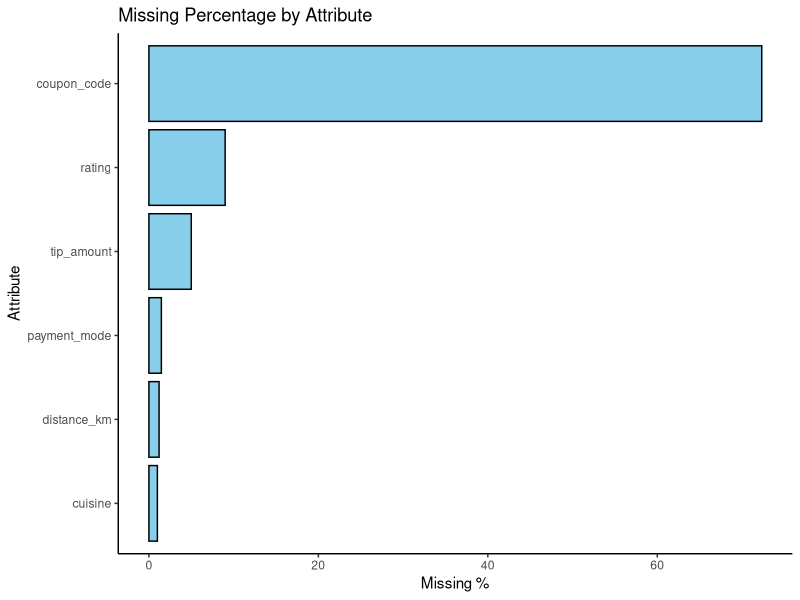
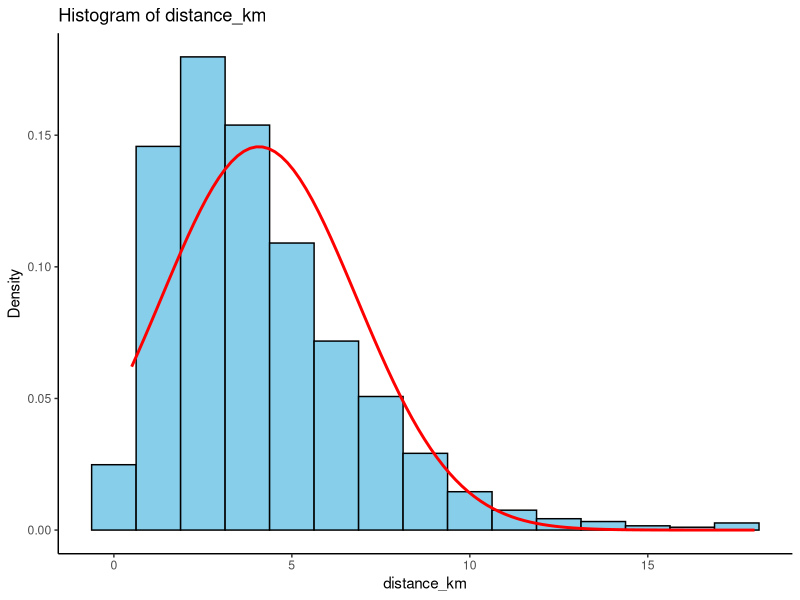
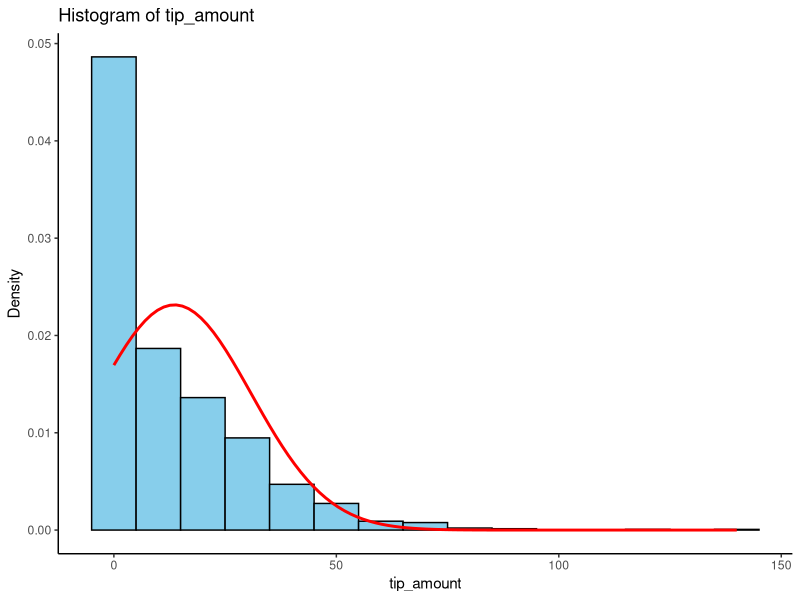
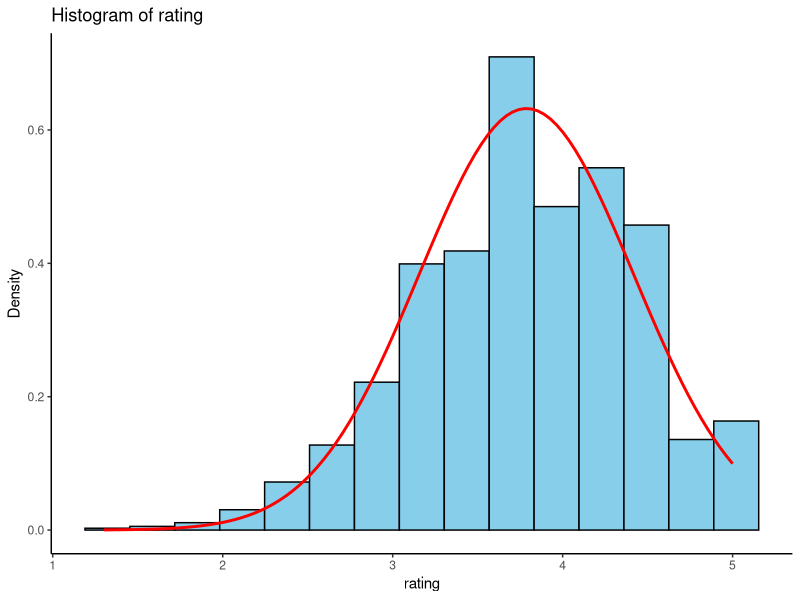
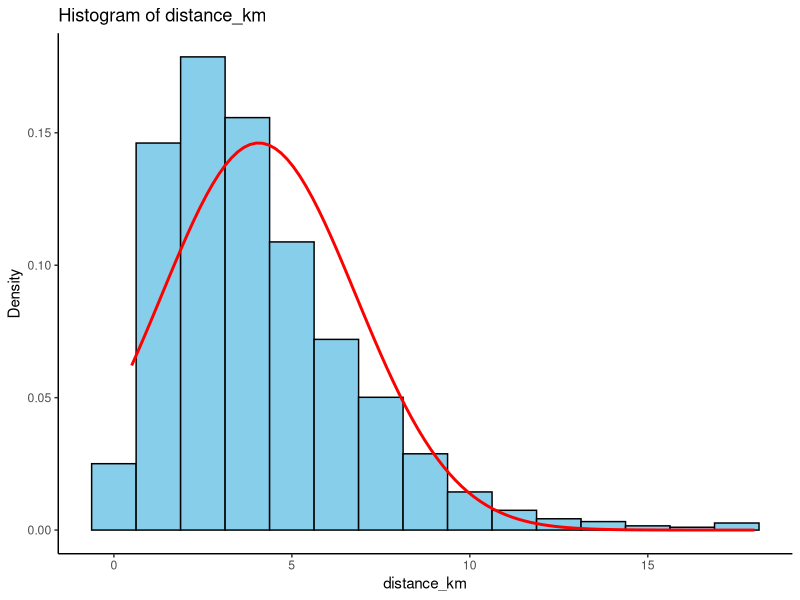
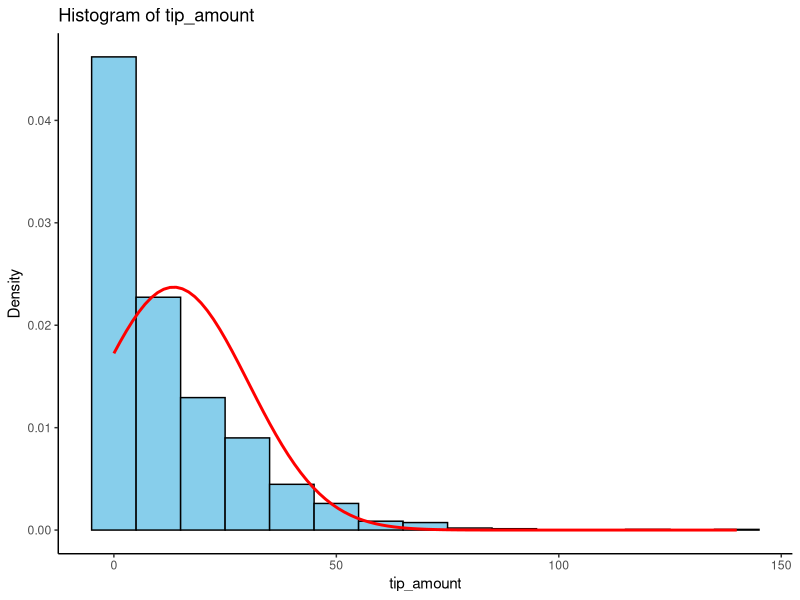
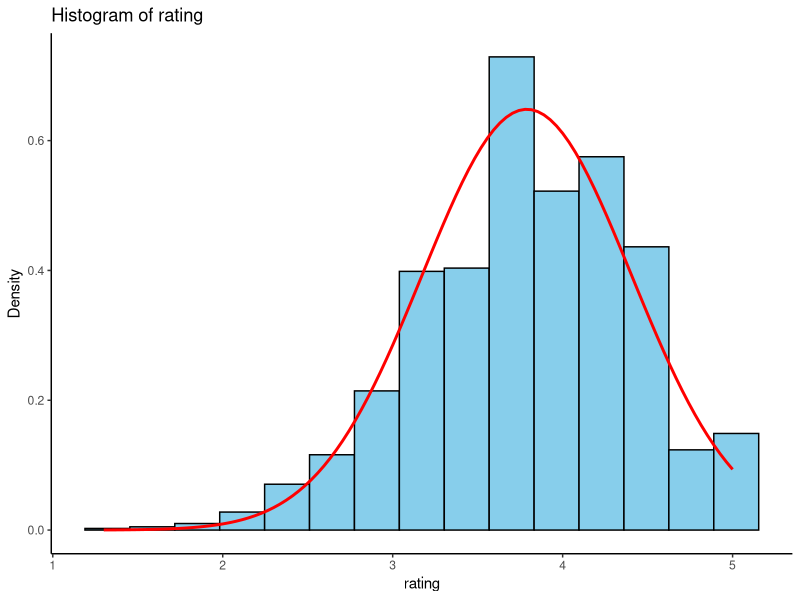
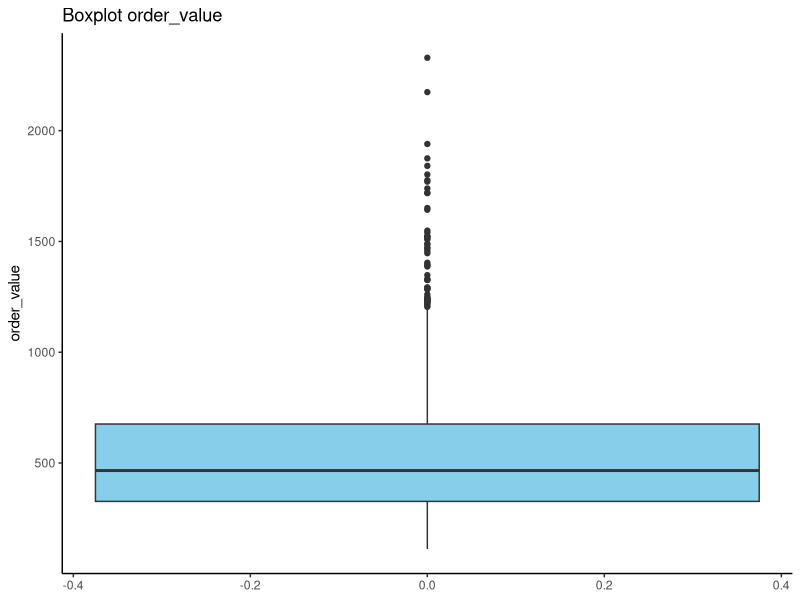

These charts were generated, in order, by the following R code:
# ==========================================================
# HYDERABAD FOOD DELIVERY - DATA PREPROCESSING (R)
# ==========================================================

# ---------- SECTION A: Setup and loading ----------
library(dplyr)
library(ggplot2)
library(e1071)                 # for skewness()

# setwd("your/folder/path")    # set this to the folder containing the CSV

raw  <- read.csv("hyd_food_delivery.csv", na.strings = c("", "NA"))
data <- raw                    # we work on 'data'; 'raw' stays untouched

dim(data)
str(data)
summary(data)

# ---------- SECTION B: Functions used throughout ----------

# B1. Table of missing values per column
missing_summary <- function(df) {
  counts <- colSums(is.na(df))
  out <- data.frame(attribute = names(counts),
                    missing_values = as.integer(counts),
                    missing_percentages = round(100 * as.numeric(counts) / nrow(df), 2))
  out[out$missing_values > 0, ]
}

# B2. Most frequent value of a column (the mode)
get_mode <- function(x) {
  x <- x[!is.na(x)]
  names(sort(table(x), decreasing = TRUE))[1]
}

# B3. Fill missing values with the median
fill_median <- function(x) {
  x[is.na(x)] <- median(x, na.rm = TRUE)
  x
}

# B4. Fill missing values using a linear model
#     target     = column to fill, predictors = columns used to predict it
#     low / high = valid range, so predictions can't be impossible
impute_lm <- function(df, target, predictors, low, high) {
  fit <- lm(reformulate(predictors, response = target), data = df)
  cat(target, "- R-squared of the model:", round(summary(fit)$r.squared, 3), "\n")
  miss <- is.na(df[[target]])
  pred <- predict(fit, newdata = df[miss, ])
  pred <- round(pmin(pmax(pred, low), high), 1)
  df[[target]][miss] <- pred
  df
}

# B5. IQR fences for a column
iqr_bounds <- function(x) {
  q <- quantile(x, c(0.25, 0.75), na.rm = TRUE)
  i <- q[[2]] - q[[1]]
  c(lower = q[[1]] - 1.5 * i, upper = q[[2]] + 1.5 * i)
}

# B6. Cap values at the IQR fences
cap_iqr <- function(x) {
  b <- iqr_bounds(x)
  pmin(pmax(x, b[["lower"]]), b[["upper"]])
}

# B7. Scaling functions
min_max_scale <- function(x) (x - min(x)) / (max(x) - min(x))
z_score_scale <- function(x) (x - mean(x)) / sd(x)

# B8. Plot functions (one column at a time; we call them in loops)
plot_hist <- function(df, col, bins = 15) {
  ggplot(df, aes(x = .data[[col]])) +
    geom_histogram(aes(y = after_stat(density)), bins = bins,
                   fill = "skyblue", color = "black") +
    stat_function(fun = dnorm,
                  args = list(mean = mean(df[[col]], na.rm = TRUE),
                              sd = sd(df[[col]], na.rm = TRUE)),
                  color = "red", linewidth = 1) +
    labs(title = paste("Histogram of", col), x = col, y = "Density") +
    theme_classic()
}

plot_box <- function(df, col, title_prefix = "Boxplot", fill_color = "skyblue") {
  ggplot(df, aes(y = .data[[col]])) +
    geom_boxplot(fill = fill_color) +
    labs(title = paste(title_prefix, col), y = col) +
    theme_classic()
}

# ---------- SECTION C: Cleaning (types, text, duplicates) ----------

# C1. Fix the date type
data$order_date <- as.Date(data$order_date)

# C2. Standardise text: trim spaces and make UPPERCASE (order_id left alone)
text_cols <- setdiff(names(data)[sapply(data, is.character)], "order_id")
for (col in text_cols) {
  data[[col]] <- toupper(trimws(data[[col]]))
}
lapply(data[text_cols], unique)     # check: each column should show clean labels

# C3. Remove duplicates (order_id is the primary key)
sum(duplicated(data$order_id))      # expect 45
data <- data[!duplicated(data$order_id), ]
rownames(data) <- NULL
nrow(data)                          # expect 1500

# ---------- SECTION D: Missing values - detect ----------
missing_report <- missing_summary(data)
print(missing_report)

ggplot(missing_report, aes(x = reorder(attribute, missing_percentages),
                           y = missing_percentages)) +
  geom_col(fill = "skyblue", color = "black") +
  coord_flip() +
  labs(title = "Missing Percentage by Attribute", x = "Attribute", y = "Missing %") +
  theme_classic()

# Look at the numeric columns that have gaps
na_numeric <- c("distance_km", "tip_amount", "rating")
for (col in na_numeric) {
  print(summary(data[[col]]))
  print(plot_hist(data, col))
}

data_before_imputation <- data      # saved for the before/after comparison

# ---------- SECTION E: Missing values - treat ----------

# E1. Categorical columns
# A blank coupon means "no coupon used", so it is information, not a gap
data$coupon_used <- ifelse(is.na(data$coupon_code), 0, 1)
data$coupon_code[is.na(data$coupon_code)] <- "NO COUPON"

# Cuisine cannot be guessed -> its own category
data$cuisine[is.na(data$cuisine)] <- "UNKNOWN"

# Payment mode: fill with the most common value (UPI is about 58% of orders)
data$payment_mode[is.na(data$payment_mode)] <- get_mode(data$payment_mode)

# E2. Numeric columns
# Tips are right-skewed with many zeros -> median
data$tip_amount <- fill_median(data$tip_amount)

# Distance is strongly related to delivery time -> regression
data <- impute_lm(data, "distance_km", "delivery_time_min", low = 0.5, high = 100)

# Rating depends on distance and delivery time -> regression
# (record which ratings are predicted BEFORE filling them)
data$predicted_rating <- ifelse(is.na(data$rating), 1, 0)
data <- impute_lm(data, "rating", c("distance_km", "delivery_time_min"), low = 1, high = 5)

# E3. Verify: no NAs left, and compare before vs after
colSums(is.na(data))

compare_na <- data.frame()
for (col in na_numeric) {
  compare_na <- rbind(compare_na, data.frame(
    column = col,
    mean_before   = round(mean(data_before_imputation[[col]], na.rm = TRUE), 3),
    mean_after    = round(mean(data[[col]]), 3),
    median_before = median(data_before_imputation[[col]], na.rm = TRUE),
    median_after  = median(data[[col]]),
    sd_before     = round(sd(data_before_imputation[[col]], na.rm = TRUE), 3),
    sd_after      = round(sd(data[[col]]), 3)
  ))
}
print(compare_na)

for (col in na_numeric) print(plot_hist(data, col))   # shapes should look similar

write.csv(data, "clean_data.csv", row.names = FALSE)

# ---------- SECTION F: Outliers - detect and analyse ----------
numeric_cols <- c("order_value", "distance_km", "delivery_time_min",
                  "tip_amount", "rating", "items_count", "order_hour")

# F1. Visual check
for (col in numeric_cols) print(plot_box(data, col))
for (col in numeric_cols) print(plot_hist(data, col))
# order_hour is bimodal (lunch and dinner peaks) - the boxplot cannot show this

# F2. Outlier report (IQR rule and Z-score rule)
outlier_report <- data.frame()
for (col in numeric_cols) {
  x <- data[[col]]
  b <- iqr_bounds(x)
  z <- (x - mean(x)) / sd(x)
  outlier_report <- rbind(outlier_report, data.frame(
    column   = col,
    median   = median(x),
    lower    = round(b[["lower"]], 2),
    upper    = round(b[["upper"]], 2),
    n_below  = sum(x < b[["lower"]]),
    n_above  = sum(x > b[["upper"]]),
    n_iqr    = sum(x < b[["lower"]] | x > b[["upper"]]),
    n_z_gt_3 = sum(abs(z) > 3),
    skewness = round(skewness(x), 2)
  ))
}
print(outlier_report)

# F3. Domain sanity checks - are the extremes errors or real? (all should be 0)
sanity_checks <- c(
  order_value_le_0   = sum(data$order_value <= 0),
  items_lt_1         = sum(data$items_count < 1),
  rating_out_of_1_5  = sum(data$rating < 1 | data$rating > 5),
  distance_le_0      = sum(data$distance_km <= 0),
  delivery_time_le_0 = sum(data$delivery_time_min <= 0),
  hour_out_of_0_23   = sum(data$order_hour < 0 | data$order_hour > 23),
  tip_negative       = sum(data$tip_amount < 0),
  tip_gt_order_value = sum(data$tip_amount > data$order_value)
)
print(sanity_checks)

# Speed check in km/h (extreme values would be suspicious)
summary(data$distance_km / (data$delivery_time_min / 60))

# F4. Look at the most extreme rows
head(data[order(-data$order_value), c("order_id", "items_count", "order_value")], 10)
head(data[order(-data$delivery_time_min), c("order_id", "distance_km", "delivery_time_min")], 10)
# Conclusion: extremes are valid (big orders have many items, long deliveries
# have long distances), so we keep the rows and limit their influence by capping.

# ---------- SECTION G: Outliers - treat (capping) ----------
cap_cols <- c("order_value", "distance_km", "delivery_time_min", "tip_amount")
# rating (bounded 1-5), items_count (no IQR outliers) and order_hour are not capped

data_capped <- data
comparison_report <- data.frame()
for (col in cap_cols) {
  data_capped[[col]] <- cap_iqr(data[[col]])      # fences come from the uncapped data
  comparison_report <- rbind(comparison_report, data.frame(
    column       = col,
    max_before   = round(max(data[[col]]), 2),
    max_after    = round(max(data_capped[[col]]), 2),
    sd_before    = round(sd(data[[col]]), 2),
    sd_after     = round(sd(data_capped[[col]]), 2),
    rows_changed = sum(data[[col]] != data_capped[[col]])
  ))
}
print(comparison_report)

# Before / after boxplots
for (col in cap_cols) print(plot_box(data, col, "Before capping:", "lightblue"))
for (col in cap_cols) print(plot_box(data_capped, col, "After capping:", "lightgreen"))

nrow(data_capped) == nrow(data)                   # TRUE: no rows lost
write.csv(data_capped, "clean_data_post_outlier.csv", row.names = FALSE)

# ---------- SECTION H: Normalisation ----------
# Scale only continuous numeric columns (not flags, ids or dates)
scalable_cols <- c("order_value", "distance_km", "delivery_time_min",
                   "items_count", "tip_amount", "order_hour")
# order_hour is scaled so it sits on the same range as the others
# (note: it is cyclic, so 23 and 0 are far apart numerically - mention this in the report)

# H1. Min-max scaling (range 0 to 1)
data_minmax <- data_capped
for (col in scalable_cols) {
  data_minmax[[col]] <- min_max_scale(data_capped[[col]])
}

# H2. Z-score standardisation (mean 0, sd 1)
data_zscore <- data_capped
for (col in scalable_cols) {
  data_zscore[[col]] <- z_score_scale(data_capped[[col]])
}

# H3. Verify both
scaling_report <- data.frame()
for (col in scalable_cols) {
  scaling_report <- rbind(scaling_report, data.frame(
    column = col,
    minmax_min = round(min(data_minmax[[col]]), 3),
    minmax_max = round(max(data_minmax[[col]]), 3),
    z_mean     = round(mean(data_zscore[[col]]), 3),
    z_sd       = round(sd(data_zscore[[col]]), 3)
  ))
}
print(scaling_report)       # min 0, max 1, mean 0, sd 1 for every column

# Same shape, different scale (proof that scaling does not change the distribution)
print(plot_hist(data_capped, "order_value"))
print(plot_hist(data_minmax, "order_value"))
print(plot_hist(data_zscore, "order_value"))

# ---------- SECTION I: Save and final checks ----------
write.csv(data_minmax, "cleaned_data_post_normalization.csv", row.names = FALSE)
write.csv(data_zscore, "clean_data_post_z-score.csv", row.names = FALSE)

cat("Rows: raw =", nrow(raw), "| final =", nrow(data_minmax), "\n")
cat("Missing values left:", sum(is.na(data_minmax)), "\n")
cat("Duplicate order_ids left:", sum(duplicated(data_minmax$order_id)), "\n")
